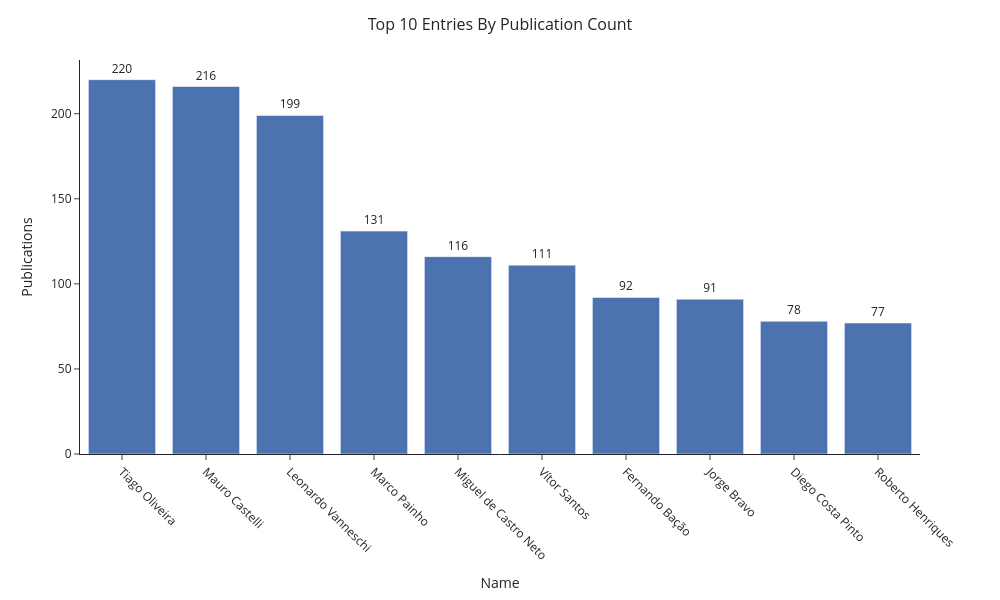

Notebook code for this chart:
### Code cell
# Plotting our findings 

# Creating the bar plot
fig = px.bar(
    top_10_p, 
    x='Name',  
    y='Publications', 
    text='Publications', 
    template='seaborn'
)

# Update layout for better readability
fig.update_layout(
    xaxis_title='Name',
    yaxis_title='Publications',
    title={
        'text': "Top 10 Entries By Publication Count", 
        'x': 0.5,  
    },
    title_font_size=16,
    xaxis_tickangle=45,
    width=1000,  
    height=600, 
    template='simple_white'
)

# Display the count on top of the bars
fig.update_traces(textposition='outside')
fig.show()

### Figure 1 — Plotly figure (JSON) as saved in the notebook; plotly's stock layout.template omitted (floating-point values rounded to 4 significant figures)
{"data": [{"alignmentgroup": "True", "hovertemplate": "Name=%{x}<br>Publications=%{text}<extra></extra>", "legendgroup": "", "marker": {"color": "rgb(76,114,176)", "pattern": {"shape": ""}}, "name": "", "offsetgroup": "", "orientation": "v", "showlegend": false, "text": [220, 216, 199, 131, 116, 111, 92, 91, 78, 77], "textposition": "outside", "type": "bar", "x": ["Tiago Oliveira", "Mauro Castelli", "Leonardo Vanneschi", "Marco Painho", "Miguel de Castro Neto", "Vítor Santos", "Fernando Bação", "Jorge Bravo", "Diego Costa Pinto", "Roberto Henriques"], "xaxis": "x", "y": [220, 216, 199, 131, 116, 111, 92, 91, 78, 77], "yaxis": "y"}], "layout": {"barmode": "relative", "height": 600, "legend": {"tracegroupgap": 0}, "margin": {"t": 60}, "title": {"font": {"size": 16}, "text": "Top 10 Entries By Publication Count", "x": 0.5}, "width": 1000, "xaxis": {"anchor": "y", "autorange": true, "domain": [0, 1], "range": [-0.5, 9.5], "tickangle": 45, "title": {"text": "Name"}, "type": "category"}, "yaxis": {"anchor": "x", "autorange": true, "domain": [0, 1], "range": [0, 231.6], "title": {"text": "Publications"}, "type": "linear"}}}
